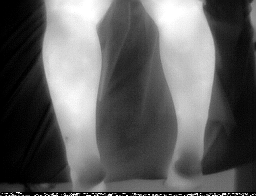
#> input picture segmentation/Fernando 1.tif, 256 x 196 px
$ python KvB.py
#> lines starting #> are read from the running program, lines starting #| are printed output that depends on the picture; after the words box and inside, x2 and y2 are one past the last pixel; in counts of white or black regions, pixels touching at a corner belong together
import cv2
import numpy as np
import matplotlib.pyplot as plt

# Path gambar thermal
image_path = "Fernando 1.tif"

# Baca gambar grayscale
img = cv2.imread(image_path, cv2.IMREAD_GRAYSCALE)
#> img is the input picture: shape (196, 256); min 0, max 255, mean 95

# Otsu Thresholding
_, thresh = cv2.threshold(img, 0, 255, cv2.THRESH_BINARY + cv2.THRESH_OTSU)
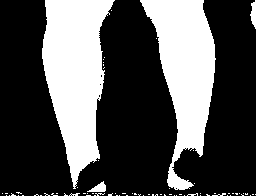
#> thresh: shape (196, 256); 31.9% white; 75 white regions (71 under 20 px), largest, box (x1, y1, x2, y2) and area: (42, 0, 115, 189) 8301, (140, 0, 216, 190) 7260, (250, 0, 256, 29) 113, (87, 181, 106, 192) 111

# Optional: Morphological closing (mengisi lubang kecil di kaki)
kernel = np.ones((5, 5), np.uint8)
cleaned = cv2.morphologyEx(thresh, cv2.MORPH_CLOSE, kernel)
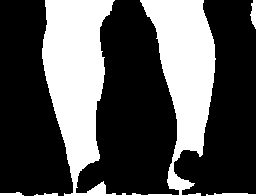
#> cleaned: shape (196, 256); 32.9% white; 5 white regions, box (x1, y1, x2, y2) and area: (42, 0, 216, 196) 16148, (206, 193, 256, 196) 122, (250, 0, 256, 29) 117, (0, 192, 24, 196) 72, (34, 193, 58, 196) 48

# Tampilkan hasil
plt.figure(figsize=(10, 5))
plt.subplot(1, 3, 1)
plt.title("Asli (Grayscale)")
plt.imshow(img, cmap='gray')
plt.axis('off')

plt.subplot(1, 3, 2)
plt.title("Otsu Threshold")
plt.imshow(thresh, cmap='gray')
plt.axis('off')

plt.subplot(1, 3, 3)
plt.title("Kaki vs Background")
plt.imshow(cleaned, cmap='gray')
plt.axis('off')
plt.tight_layout()
plt.show()
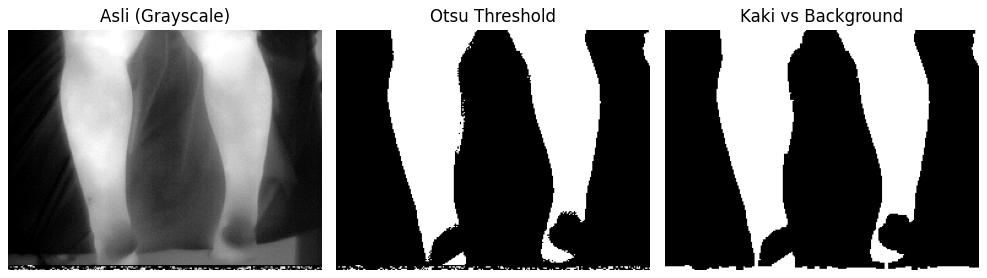
#> figure drawn by matplotlib, 3 panels

$ run again, with segmentation/Fernando 2 s.tif copied over segmentation/Fernando 1.tif
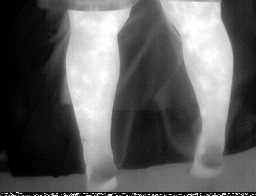
#> input picture segmentation/Fernando 2 s.tif, 256 x 196 px
#> img is the input picture: shape (196, 256); min 0, max 255, mean 96.1
#> `_, thresh = cv2.threshold(img, 0, 255, cv2.THRESH_BINARY + cv2.THRESH_..`:
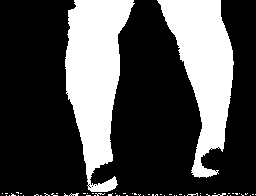
#> thresh: shape (196, 256); 29.7% white; 61 white regions (59 under 20 px), largest, box (x1, y1, x2, y2) and area: (65, 0, 135, 192) 7903, (157, 0, 234, 178) 6779
#> cleaned: shape (196, 256); 30.5% white; 5 white regions, box (x1, y1, x2, y2) and area: (64, 0, 201, 196) 8282, (157, 0, 234, 178) 6802, (206, 193, 256, 196) 117, (0, 192, 24, 196) 71, (34, 193, 58, 196) 48
#> `plt.show()`:
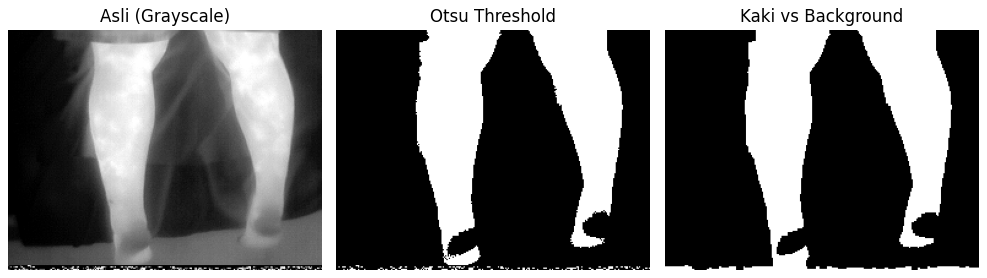
#> figure drawn by matplotlib, 3 panels
